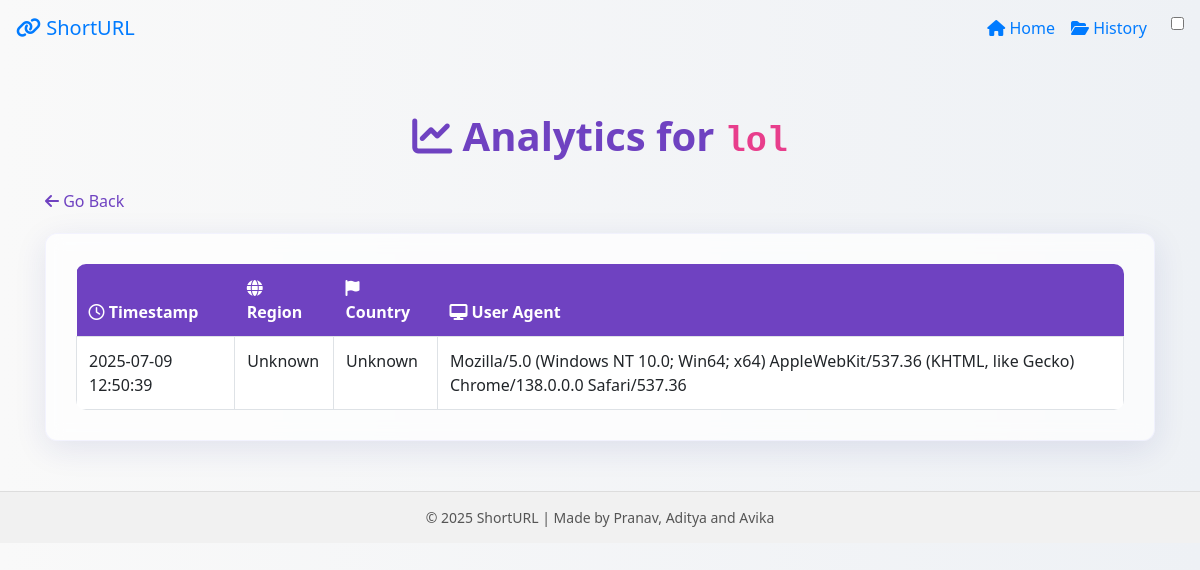
The app's page /stats/lol (signed in) with its own data.
### models.py (models this page shows, shortened)
class Analytics(db.Model):
    __tablename__ = 'analytics'
    id = db.Column(db.Integer, primary_key=True)
    short_code = db.Column(db.String(50), nullable=False, index=True)
    timestamp = db.Column(db.String(50), nullable=False)
    ip = db.Column(db.String(45), nullable=True)
    region = db.Column(db.String(100), nullable=True)
    country = db.Column(db.String(100), nullable=True)
    user_agent = db.Column(db.Text, nullable=True)
    def to_dict(self):
        return {
            'timestamp': self.timestamp,
            'ip': self.ip,
            'region': self.region,
            'country': self.country,
            'user_agent': self.user_agent
        }

### app.py (the view)
@app.route('/stats/<short>')
def stats(short):
    url_entry = URL.query.filter_by(short_code=short).first()
    if not url_entry:
        return "❌ Invalid URL code", 404
    analytics_logs = Analytics.query.filter_by(short_code=short).all()
    logs = [log.to_dict() for log in analytics_logs]
    return render_template("analytics.html", short=short, logs=logs)

### app.py (called while the page is built)
@login_manager.user_loader
def load_user(user_id):
    user = UserModel.query.filter_by(username=user_id).first()
    if user:
        return User(user_id)
    return None

### templates/analytics.html (shortened to what this page needs)
<!DOCTYPE html>
<html lang="en">
<head>
    <link rel="stylesheet" href="https://stackpath.bootstrapcdn.com/bootstrap/4.5.2/css/bootstrap.min.css"/>
    <link rel="stylesheet" href="https://cdnjs.cloudflare.com/ajax/libs/font-awesome/6.4.2/css/all.min.css"/>
</head>
<body>
    <nav class="navbar navbar-expand-lg" id="mainNavbar">
      <a class="navbar-brand" href="/"><i class="fa-solid fa-link"></i> ShortURL</a>
      <div class="collapse navbar-collapse" id="navbarNav">
        <ul class="navbar-nav ml-auto align-items-center">
          <li class="nav-item">
            <a class="nav-link" href="/"><i class="fa-solid fa-house"></i> Home</a>
          </li>
          <li class="nav-item">
            <a class="nav-link" href="/history"><i class="fa-solid fa-folder-open"></i> History</a>
          </li>
          <li class="nav-item">
            <label class="switch ml-3" title="Toggle dark mode">
              <input type="checkbox" id="darkModeToggle">
            </label>
          </li>
        </ul>
      </div>
    </nav>
    <div class="container">
        <div class="title"><i class="fa-solid fa-chart-line"></i> Analytics for <code>{{ short }}</code></div>
        <p>
            <a href="/" class="back-link"><i class="fa-solid fa-arrow-left"></i> Go Back</a>
        </p>
        <div class="card glass-card">
            {% if logs %}
            <div class="table-responsive">
                <table class="table table-hover table-bordered">
                    <thead>
                        <tr>
                            <th><i class="fa-regular fa-clock"></i> Timestamp</th>
                            <th><i class="fa-solid fa-globe"></i> Region</th>
                            <th><i class="fa-solid fa-flag"></i> Country</th>
                            <th><i class="fa-solid fa-desktop"></i> User Agent</th>
                        </tr>
                    </thead>
                    <tbody>
                        {% for log in logs %}
                        <tr>
                            <td>{{ log.timestamp }}</td>
                            <td>{{ log.region }}</td>
                            <td>{{ log.country }}</td>
                            <td>{{ log.user_agent }}</td>
                        </tr>
                        {% endfor %}
                    </tbody>
                </table>
            </div>
            {% else %}
            <p class="text-center text-muted mb-0">No analytics data available for this URL.</p>
            {% endif %}
        </div>
    </div>
    <footer>
      &copy; 2025 ShortURL | Made by Pranav, Aditya and Avika
    </footer>
</body>
</html>

### templates/analytics.html (style rules this page uses)
html, body { min-height: 100%; margin: 0; padding: 0; }
body { background: linear-gradient(to right, #f9f9f9, #eef1f5); font-family: 'Segoe UI', Tahoma, Geneva, Verdana, sans-serif; transition: background-color 0.3s, color 0.3s; }
.container { margin-top: 50px; margin-bottom: 50px; }
.card { margin-top: 20px; padding: 30px; border-radius: 12px; box-shadow: 0 4px 12px rgba(0,0,0,0.05); transition: background-color 0.3s, color 0.3s; }
.glass-card { background: rgba(255,255,255,0.7); backdrop-filter: blur(8px); border: 1px solid rgba(200,200,255,0.2); box-shadow: 0 8px 32px 0 rgba(31,38,135,0.10); }
.title { font-weight: bold; color: #6f42c1; text-align: center; font-size: 2.5rem; margin-bottom: 20px; }
.table thead th { background-color: #6f42c1; color: #fff; border: none; }
.table tbody tr { background-color: rgba(255,255,255,0.95); }
.table { border-radius: 10px; overflow: hidden; margin-bottom: 0; }
.back-link { color: #6f42c1; font-weight: 500; text-decoration: none; transition: color 0.2s; }
footer { background-color: #f1f1f1; color: #555; text-align: center; padding: 15px; font-size: 14px; border-top: 1px solid #ddd; }

### records on screen
Analytics: timestamp "2025-07-09 12:50:39", region "Unknown", country "Unknown", user_agent "Mozilla/5.0 (Windows NT 10.0; Win64; x64) AppleWebKit/537.36 (KHTML, like Gecko) Chrome/138.0.0.0 Safari/537.36"

### other values on screen
{{ short }} "lol"
